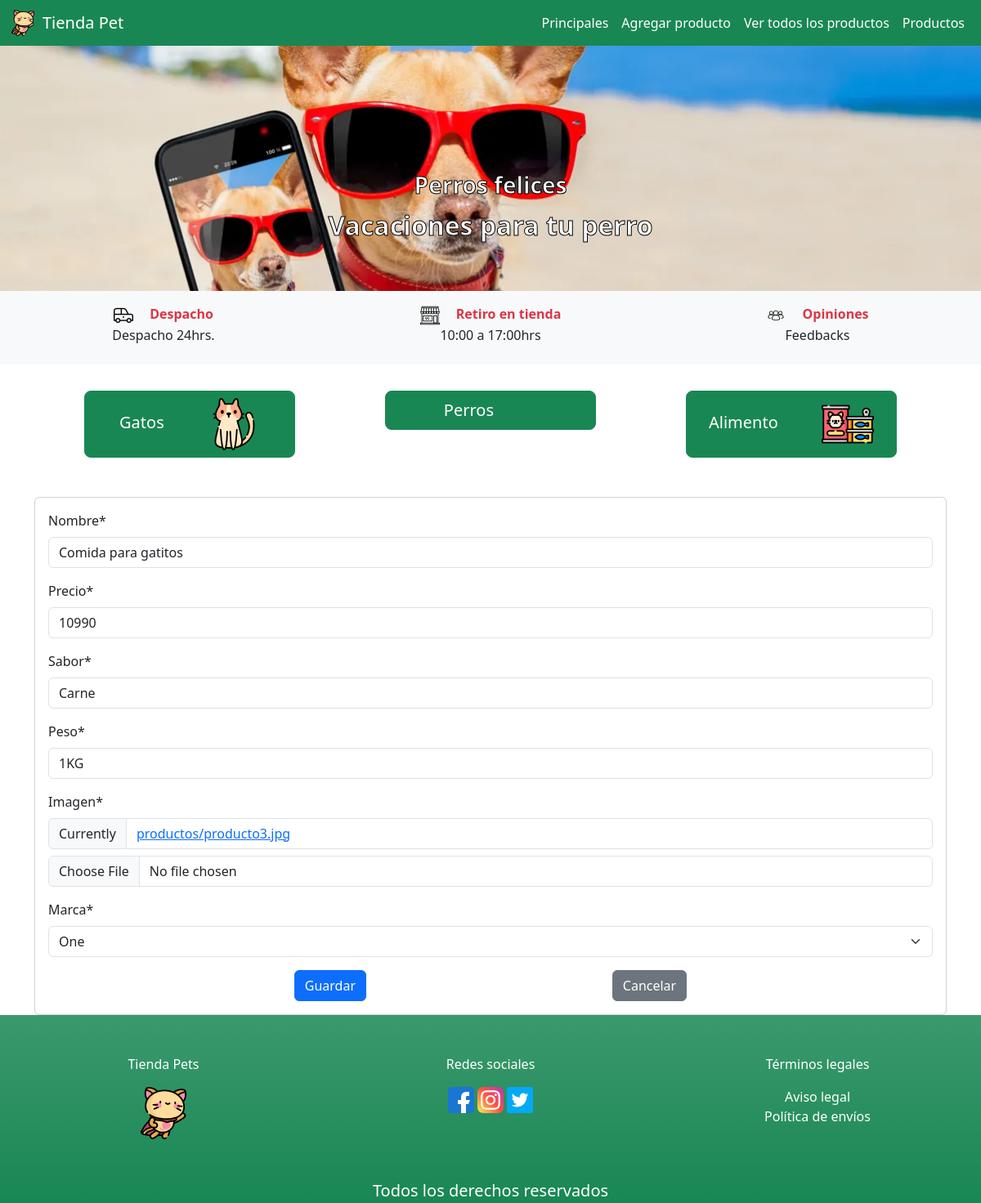
Page /modificar-producto/3 on the committed database.
### tienda/models.py (models this page shows, shortened)
class Producto(models.Model):
    nombre = models.CharField(max_length=70)
    precio = models.IntegerField()
    sabor = models.CharField(max_length=60)
    peso = models.CharField(max_length=8)
    imagen = models.ImageField(upload_to = "productos", null=True)
    marca = models.ForeignKey(Marca, on_delete=models.PROTECT)

class Marca(models.Model):
    nombre = models.CharField(max_length=70)
    def __str__(self):
        return self.nombre

### tienda/views.py (the view, shortened to what this page needs)
# urls.py: path('modificar-producto/<id>', views.modificar_producto, name='modificar-producto'),
def modificar_producto(request, id):
    producto = get_object_or_404(Producto, id=id)
    data = {'form': ProductoForm(instance=producto)}
    return render(request, 'tienda/producto/modificar.html', data)

### tienda/forms.py
class ProductoForm(forms.ModelForm):
    class Meta:
        model = Producto
        fields = "__all__"

### tienda/templates/tienda/producto/modificar.html (shortened to what this page needs)
{% extends 'tienda/base.html' %}
{% load crispy_forms_tags %}
{% load crispy_forms_filters %}
{% block contenido %}
    <section class="container">
        <div class="row d-flex justify-content-center">
            <div class="col-12 cold-md-6">
                <div class="card">
                    <div class="card-body">
                        <form action="" method="post" enctype="multipart/form-data">
                            {{ form | crispy}}
                            <div class="d-flex justify-content-evenly">
                                <input type="submit" value="Guardar" class="btn btn-primary">
                                <input type="submit" value="Cancelar" class="btn btn-secondary">
                            </div>
                        </form>
                    </div>
                </div>
            </div>
        </div>
    </section>
{% endblock %}

### rows in the picture
Producto: nombre "Comida para gatitos", precio "10990", sabor "Carne", peso "1KG", marca "One"
